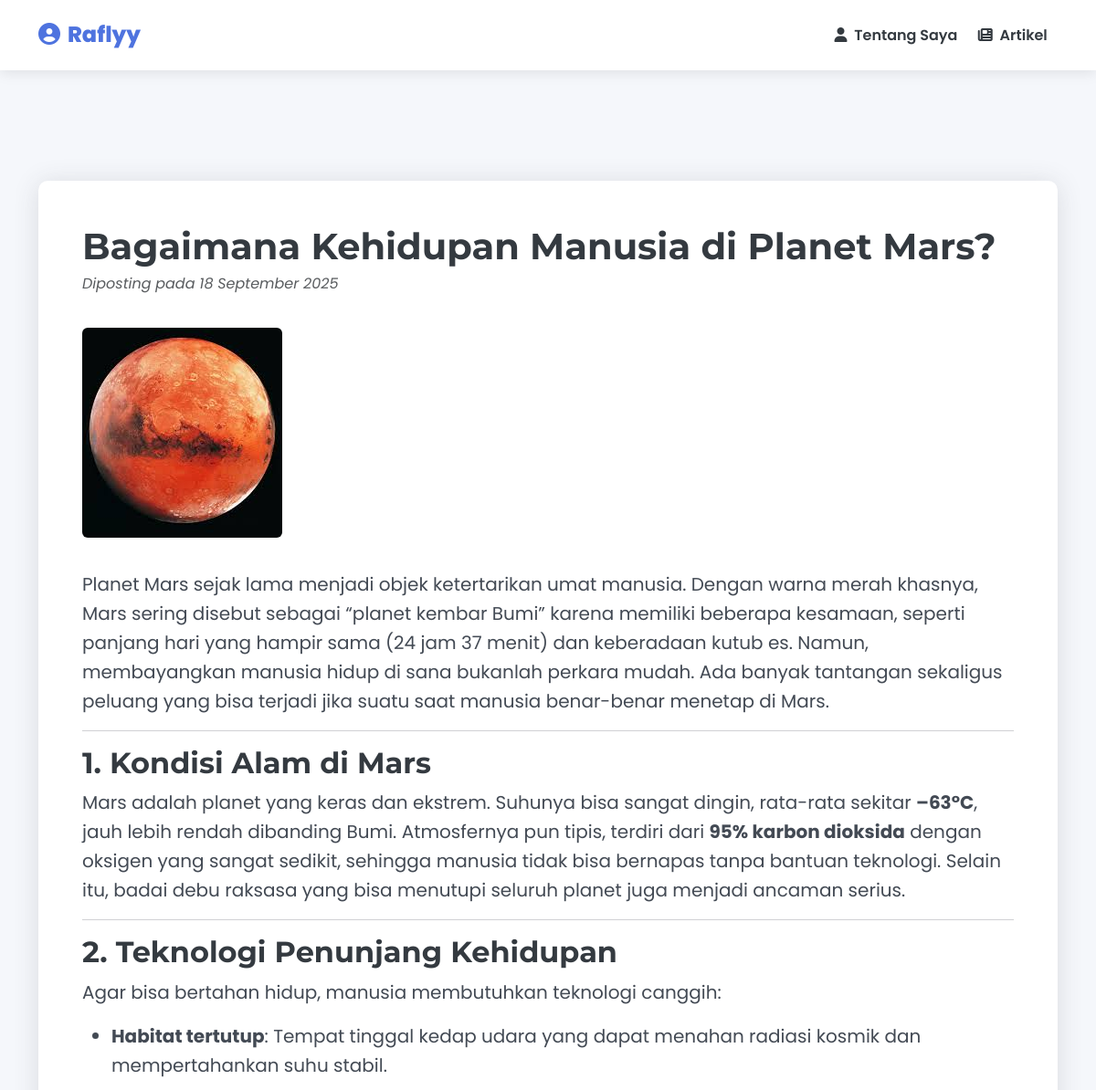
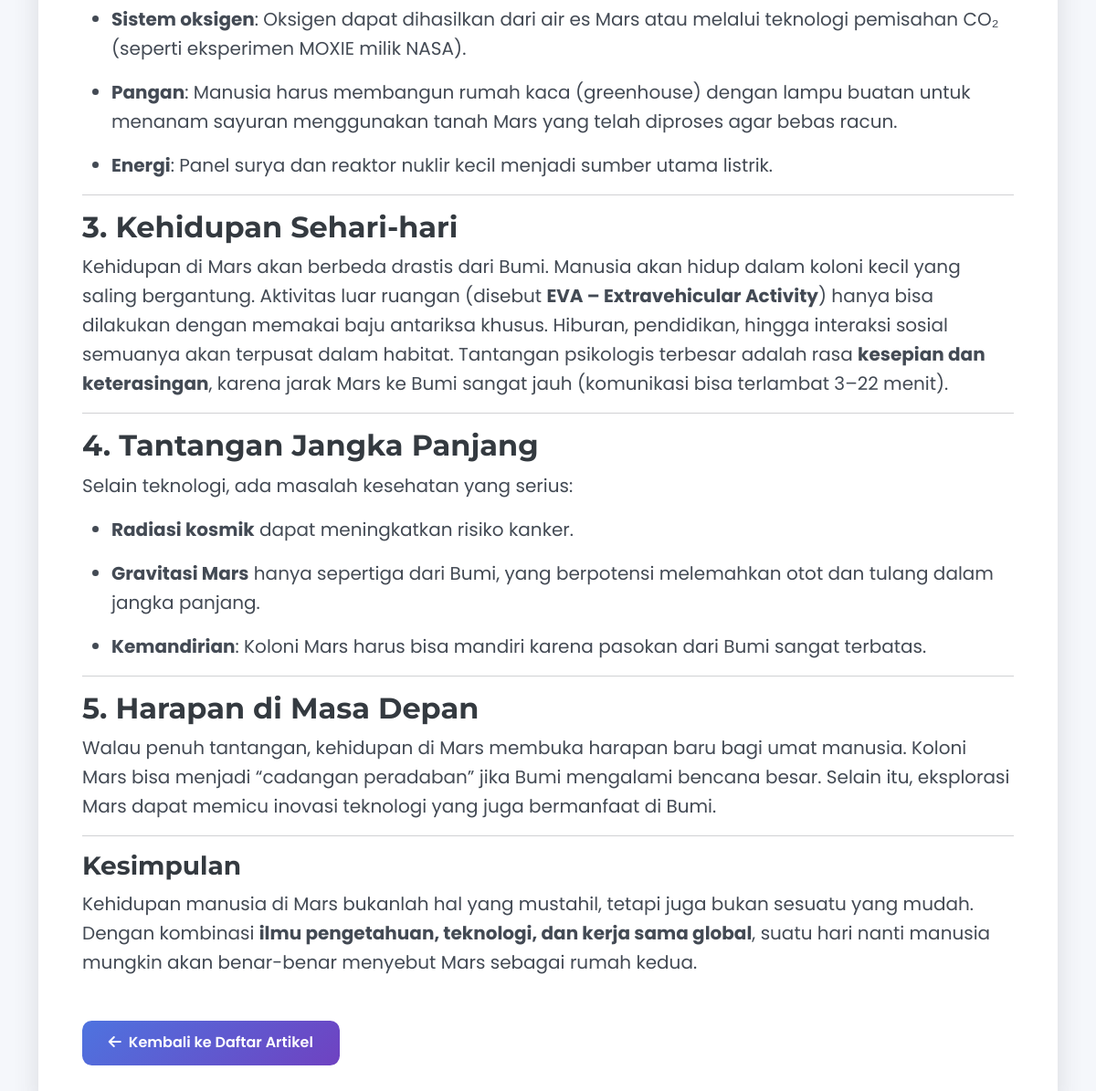
Page /baca_artikel.php?id=3 on the committed database (2 pictures, top to bottom).
### tables this page shows
CREATE TABLE `articles` (
  `id` int(6) UNSIGNED NOT NULL,
  `title` varchar(255) NOT NULL,
  `content` text NOT NULL,
  `image` varchar(255) DEFAULT NULL,
  `created_at` timestamp NOT NULL DEFAULT current_timestamp() ON UPDATE current_timestamp()
);

### baca_artikel.php (the view, shortened to what this page needs)
<?php
include 'config.php';
$id = $_GET['id'];
$stmt = $conn->prepare("SELECT title, content, image, created_at FROM articles WHERE id = ?");
$stmt->bind_param("i", $id);
$stmt->execute();
$result = $stmt->get_result();
$article = $result->fetch_assoc();
?>
<!DOCTYPE html>
<html lang="id">
<head>
    <link href="https://cdn.jsdelivr.net/npm/bootstrap@5.3.0/dist/css/bootstrap.min.css" rel="stylesheet">
    <link rel="stylesheet" href="https://cdnjs.cloudflare.com/ajax/libs/font-awesome/6.4.0/css/all.min.css">
    <link rel="stylesheet" href="style.css">
</head>
<body>
    <?php include 'navbar_public.php'; ?>
    <div class="container mt-5 pt-5">
        <div class="cv-container p-4 p-md-5">
            <article>
                <header class="mb-4">
                    <h1 class="fw-bold mb-1"><?php echo htmlspecialchars($article['title']); ?></h1>
                    <div class="text-muted fst-italic mb-2">Diposting pada <?php echo date('d F Y', strtotime($article['created_at'])); ?></div>
                </header>
                <figure class="mb-4">
                    <?php if (!empty($article['image'])): ?>
                        <img src="admin/<?php echo htmlspecialchars($article['image']); ?>" class="img-fluid rounded" alt="Gambar Artikel">
                    <?php endif; ?>
                </figure>
                <section class="mb-5 fs-5">
                    <?php echo $article['content']; ?>
                </section>
            </article>
            <a href="artikel.php" class="btn btn-primary"><i class="fas fa-arrow-left me-2"></i>Kembali ke Daftar Artikel</a>
        </div>
    </div>
</body>
</html>

### style.css (style rules this page uses)
:root { --primary-color: #4e73df; --primary-dark: #3a56c4; --secondary-color: #6f42c1; --accent-color: #36b9cc; --dark-color: #343a40; --light-color: #f8f9fa; --gray-light: #eaecf4; --text-color: #434a54; --text-light: #858796; --success-color: #1cc88a; --warning-color: #f6c23e; --gradient-primary: linear-gradient(135deg, var(--primary-color), var(--secondary-color)); --gradient-accent: linear-gradient(135deg, var(--accent-color), var(--primary-color)); --shadow: 0 0.15rem 1.75rem 0 rgba(58, 59, 69, 0.15); --shadow-hover: 0 0.5rem 2rem 0 rgba(58, 59, 69, 0.2); --border-radius: 0.65rem; --transition: all 0.3s ease; }
* { margin: 0; padding: 0; box-sizing: border-box; }
body { font-family: 'Poppins', sans-serif; color: var(--text-color); background-color: #f5f7fb; line-height: 1.6; padding-top: 70px; overflow-x: hidden; }
h1, h2, h3, h4, h5, h6 { font-family: 'Montserrat', sans-serif; font-weight: 700; color: var(--dark-color); }
.cv-container { background: white; box-shadow: var(--shadow); border-radius: var(--border-radius); overflow: hidden; margin: 2rem auto; max-width: 1200px; transition: var(--transition); }
.btn-primary { background: var(--gradient-primary); border: none; padding: 0.8rem 1.8rem; border-radius: var(--border-radius); font-weight: 600; transition: var(--transition); }
.mb-4 { margin-bottom: 2.2rem !important; }

### rows in the picture
articles: title "Bagaimana Kehidupan Manusia di Planet Mars?", created_at "18 September 2025", image (picture), content "Planet Mars sejak lama menjadi objek ketertarikan umat manusia. Dengan warna merah khasnya, Mars sering disebut sebagai “planet kembar Bumi” karena memiliki beberapa kesamaan, seperti panjang hari yang hampir sama (24 jam 37 menit) dan keberadaan kutub es. Namun, membayangkan manusia hidup di sana bukanlah perkara mudah. Ada banyak tantangan sekaligus peluang yang bisa terjadi jika suatu saat manusia benar-benar menetap di Mars. 1. Kondisi Alam di Mars Mars adalah planet yang keras dan ekstrem. Suhunya bisa sangat dingin, rata-rata sekitar –63°C , jauh lebih rendah dibanding Bumi. Atmosfernya pun tipis, terdiri dari 95% karbon dioksida dengan oksigen yang sangat sedikit, sehingga manusia…"
